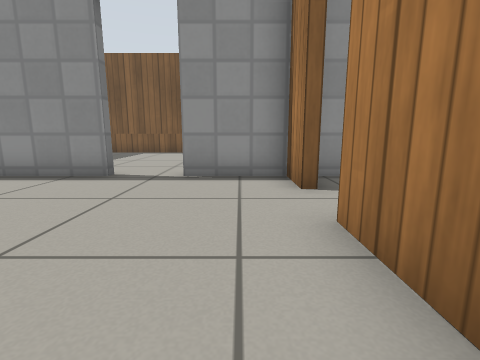
[1] (above)

16 first-person views from a walk through a Gazebo world. The camera is 0.5 m above the floor, tilts 10° down and sees 85° across. The floor is counted in squares, 0.5 m on a side. Each view is taken from the middle of a square. On the plan, view 1 faces up. The plan holds only what a view shows up to about 11 squares ahead; the rest is blank. The place goes on beyond the plan. Simple patterns stand in for the simulator's built-in surfaces.

[2]
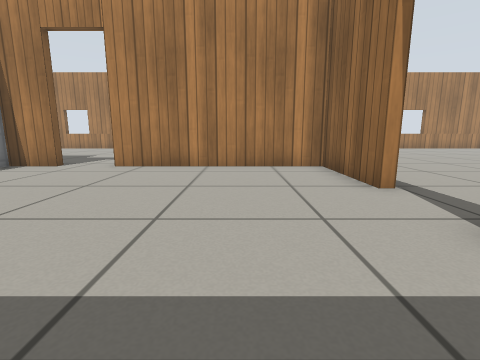

[3]
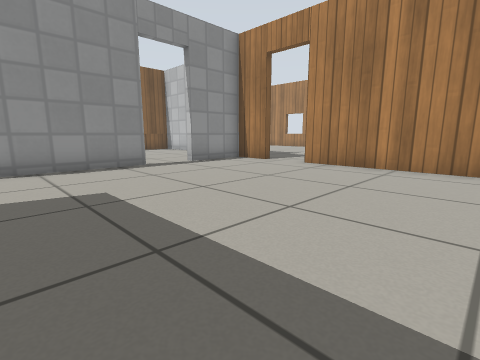

[4]
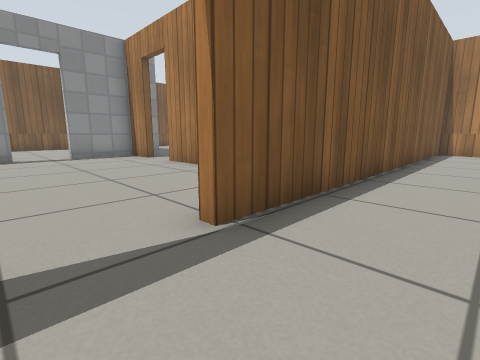

[5]
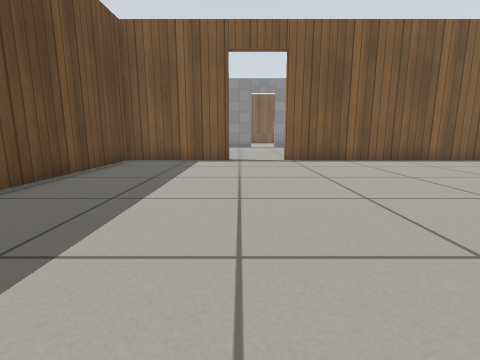

[6]
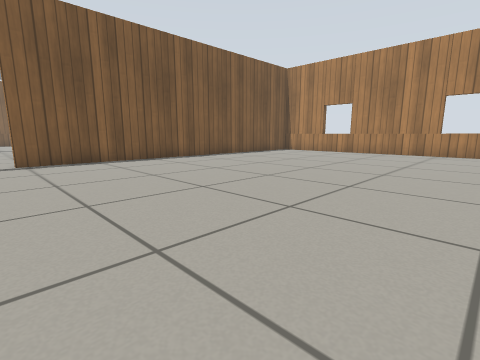

[7]
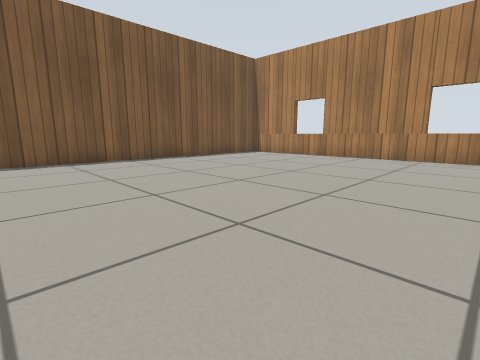

[8]
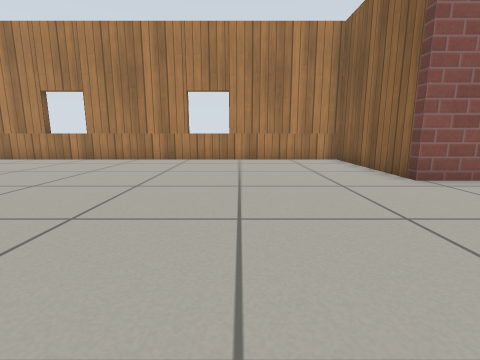

[9]
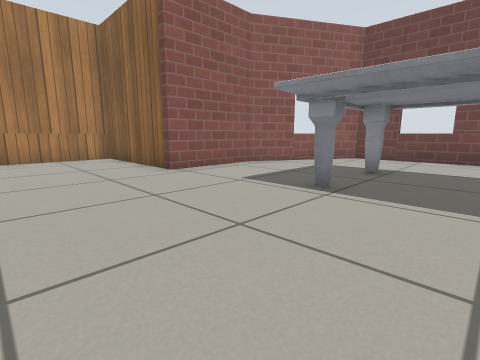

[10]
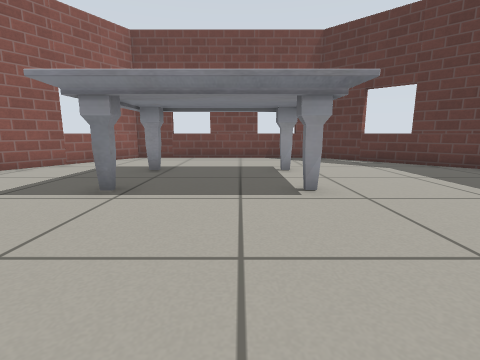

[11]
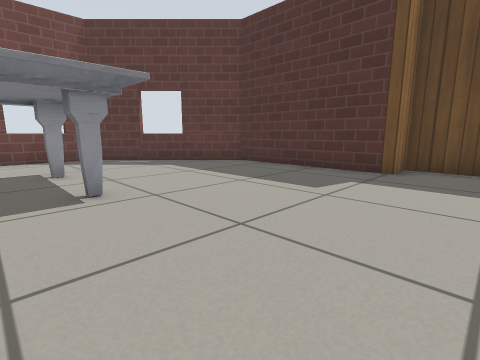

[12]
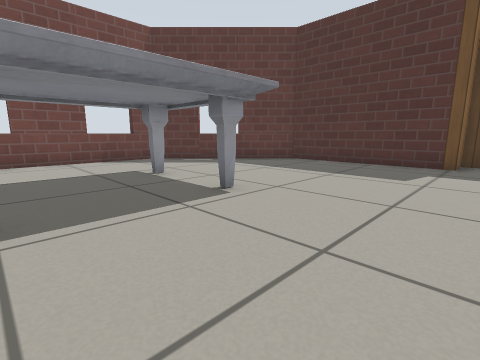

[13]
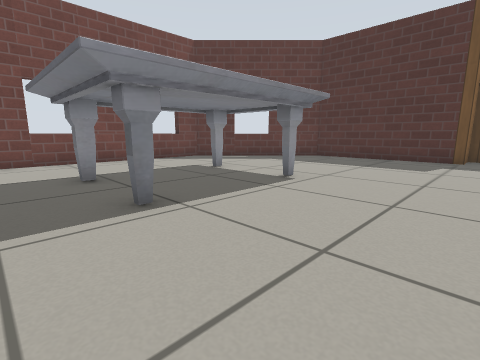

[14]
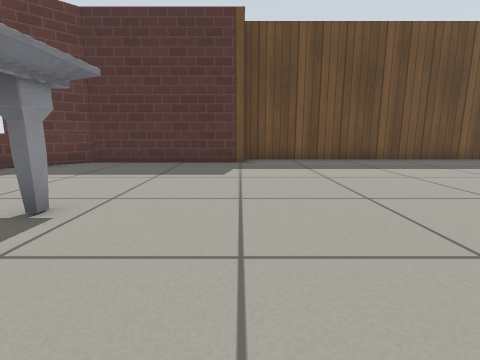

[15]
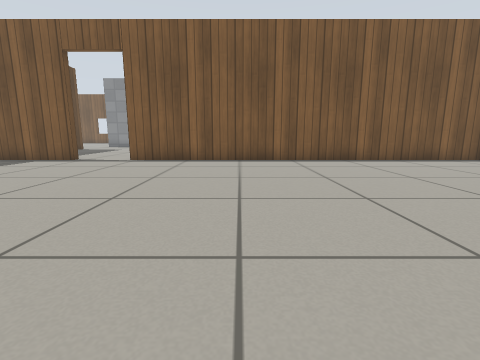

[16]
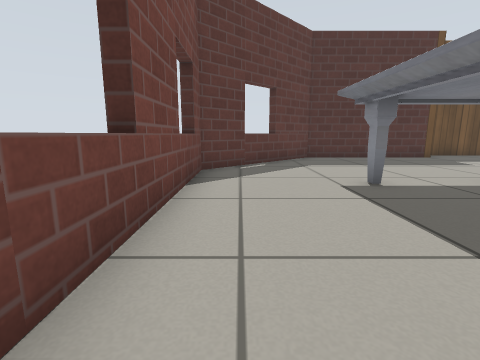

### Floor plan
Points are (right, up) in squares from view 1. A wall is a line through its corners. A room is listed if a view was taken in it or the views show most of it. See-through windows are left out.
Room 1 (views 1, 2, 3)
walls: (-2.2, -3.6) (1.1, -3.6) (1.1, 3); (-3.1, 6.2) (-6.8, 6.2); (1.1, 4.7) (1.1, 6.2) (-1.4, 6.2)
ways out: open door at (-3.5, -4) to room 2; open door at (-2.5, 6); open door at (1, 3.5)
Room 2 (views 4, 5, 6, 7, 8, 9, 10, 11, 12, 13, 14, 15, 16)
walls: (-4.4, -3.9) (-8.3, -3.9) (-8.3, -15.8) (-7.2, -15.8) (-7.2, -21.1) (-3.3, -25.1) (4.3, -25.1) (6.6, -21.1) (6.6, -17.8) (11.3, -17.8) (11.3, -4.5); (11.3, -3.9) (-2.2, -3.9)
ways out: open door at (-3.5, -4) to room 1
objects: marble table (-2, -22) to (3, -18)

Where each view was taken, in squares from view 1:
view 1: 0 up, 0 right, facing up
view 2: 1 down, 7 left, facing right
view 3: 2 down, 7 left, facing up-right
view 4: 6 down, 4 left, facing up-right
view 5: 14 down, 4 left, facing up
view 6: 14 down, 3 left, facing up-right
view 7: 14 down, 0 right, facing up-right
view 8: 14 down, 1 right, facing right
view 9: 14 down, 0 right, facing down-right
view 10: 14 down, 0 right, facing down
view 11: 14 down, 0 right, facing down-left
view 12: 15 down, 2 right, facing down-left
view 13: 15 down, 4 right, facing down-left
view 14: 16 down, 2 right, facing left
view 15: 14 down, 2 right, facing up
view 16: 24 down, 4 right, facing left
